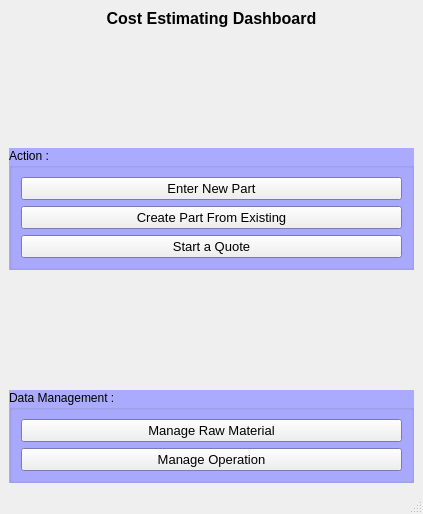
<?xml version="1.0" encoding="UTF-8"?>
<ui version="4.0">
 <class>MainWindow</class>
 <widget class="QMainWindow" name="MainWindow">
  <property name="windowModality">
   <enum>Qt::NonModal</enum>
  </property>
  <property name="geometry">
   <rect>
    <x>0</x>
    <y>0</y>
    <width>423</width>
    <height>514</height>
   </rect>
  </property>
  <property name="windowTitle">
   <string>MSA Cost Estimating System</string>
  </property>
  <property name="windowIcon">
   <iconset>
    <normaloff>../104248221.jpg</normaloff>../104248221.jpg</iconset>
  </property>
  <property name="styleSheet">
   <string notr="true"/>
  </property>
  <property name="tabShape">
   <enum>QTabWidget::Rounded</enum>
  </property>
  <widget class="QWidget" name="centralwidget">
   <layout class="QVBoxLayout" name="verticalLayout_3">
    <item>
     <widget class="QLabel" name="label">
      <property name="sizePolicy">
       <sizepolicy hsizetype="Preferred" vsizetype="Preferred">
        <horstretch>0</horstretch>
        <verstretch>0</verstretch>
       </sizepolicy>
      </property>
      <property name="font">
       <font>
        <pointsize>12</pointsize>
        <weight>75</weight>
        <italic>false</italic>
        <bold>true</bold>
        <underline>false</underline>
        <strikeout>false</strikeout>
        <kerning>true</kerning>
       </font>
      </property>
      <property name="styleSheet">
       <string notr="true"/>
      </property>
      <property name="text">
       <string>Cost Estimating Dashboard</string>
      </property>
      <property name="textFormat">
       <enum>Qt::AutoText</enum>
      </property>
      <property name="scaledContents">
       <bool>false</bool>
      </property>
      <property name="alignment">
       <set>Qt::AlignCenter</set>
      </property>
      <property name="wordWrap">
       <bool>false</bool>
      </property>
     </widget>
    </item>
    <item>
     <spacer name="verticalSpacer">
      <property name="orientation">
       <enum>Qt::Vertical</enum>
      </property>
      <property name="sizeHint" stdset="0">
       <size>
        <width>20</width>
        <height>11</height>
       </size>
      </property>
     </spacer>
    </item>
    <item>
     <widget class="QGroupBox" name="groupBox">
      <property name="palette">
       <palette>
        <active>
         <colorrole role="Light">
          <brush brushstyle="SolidPattern">
           <color alpha="255">
            <red>255</red>
            <green>255</green>
            <blue>255</blue>
           </color>
          </brush>
         </colorrole>
         <colorrole role="Base">
          <brush brushstyle="SolidPattern">
           <color alpha="255">
            <red>255</red>
            <green>255</green>
            <blue>255</blue>
           </color>
          </brush>
         </colorrole>
         <colorrole role="Window">
          <brush brushstyle="SolidPattern">
           <color alpha="255">
            <red>170</red>
            <green>170</green>
            <blue>255</blue>
           </color>
          </brush>
         </colorrole>
        </active>
        <inactive>
         <colorrole role="Light">
          <brush brushstyle="SolidPattern">
           <color alpha="255">
            <red>255</red>
            <green>255</green>
            <blue>255</blue>
           </color>
          </brush>
         </colorrole>
         <colorrole role="Base">
          <brush brushstyle="SolidPattern">
           <color alpha="255">
            <red>255</red>
            <green>255</green>
            <blue>255</blue>
           </color>
          </brush>
         </colorrole>
         <colorrole role="Window">
          <brush brushstyle="SolidPattern">
           <color alpha="255">
            <red>170</red>
            <green>170</green>
            <blue>255</blue>
           </color>
          </brush>
         </colorrole>
        </inactive>
        <disabled>
         <colorrole role="Light">
          <brush brushstyle="SolidPattern">
           <color alpha="255">
            <red>255</red>
            <green>255</green>
            <blue>255</blue>
           </color>
          </brush>
         </colorrole>
         <colorrole role="Base">
          <brush brushstyle="SolidPattern">
           <color alpha="255">
            <red>170</red>
            <green>170</green>
            <blue>255</blue>
           </color>
          </brush>
         </colorrole>
         <colorrole role="Window">
          <brush brushstyle="SolidPattern">
           <color alpha="255">
            <red>170</red>
            <green>170</green>
            <blue>255</blue>
           </color>
          </brush>
         </colorrole>
        </disabled>
       </palette>
      </property>
      <property name="font">
       <font>
        <pointsize>9</pointsize>
       </font>
      </property>
      <property name="autoFillBackground">
       <bool>true</bool>
      </property>
      <property name="styleSheet">
       <string notr="true"/>
      </property>
      <property name="title">
       <string>Action :</string>
      </property>
      <layout class="QVBoxLayout" name="verticalLayout">
       <item>
        <widget class="QPushButton" name="PB_NewPart">
         <property name="sizePolicy">
          <sizepolicy hsizetype="Minimum" vsizetype="Minimum">
           <horstretch>0</horstretch>
           <verstretch>0</verstretch>
          </sizepolicy>
         </property>
         <property name="font">
          <font>
           <pointsize>10</pointsize>
          </font>
         </property>
         <property name="focusPolicy">
          <enum>Qt::StrongFocus</enum>
         </property>
         <property name="styleSheet">
          <string notr="true"/>
         </property>
         <property name="text">
          <string>Enter New Part</string>
         </property>
         <property name="shortcut">
          <string>F1</string>
         </property>
         <property name="checkable">
          <bool>false</bool>
         </property>
         <property name="autoDefault">
          <bool>false</bool>
         </property>
         <property name="default">
          <bool>false</bool>
         </property>
         <property name="flat">
          <bool>false</bool>
         </property>
        </widget>
       </item>
       <item>
        <widget class="QPushButton" name="PB_CreateFrom">
         <property name="font">
          <font>
           <pointsize>10</pointsize>
          </font>
         </property>
         <property name="styleSheet">
          <string notr="true"/>
         </property>
         <property name="text">
          <string>Create Part From Existing</string>
         </property>
         <property name="shortcut">
          <string>F2</string>
         </property>
        </widget>
       </item>
       <item>
        <widget class="QPushButton" name="PB_StartQuote">
         <property name="font">
          <font>
           <pointsize>10</pointsize>
          </font>
         </property>
         <property name="text">
          <string>Start a Quote</string>
         </property>
        </widget>
       </item>
      </layout>
     </widget>
    </item>
    <item>
     <spacer name="verticalSpacer_2">
      <property name="orientation">
       <enum>Qt::Vertical</enum>
      </property>
      <property name="sizeHint" stdset="0">
       <size>
        <width>20</width>
        <height>11</height>
       </size>
      </property>
     </spacer>
    </item>
    <item>
     <widget class="QGroupBox" name="groupBox_2">
      <property name="palette">
       <palette>
        <active>
         <colorrole role="Base">
          <brush brushstyle="SolidPattern">
           <color alpha="255">
            <red>255</red>
            <green>255</green>
            <blue>255</blue>
           </color>
          </brush>
         </colorrole>
         <colorrole role="Window">
          <brush brushstyle="SolidPattern">
           <color alpha="255">
            <red>170</red>
            <green>170</green>
            <blue>255</blue>
           </color>
          </brush>
         </colorrole>
        </active>
        <inactive>
         <colorrole role="Base">
          <brush brushstyle="SolidPattern">
           <color alpha="255">
            <red>255</red>
            <green>255</green>
            <blue>255</blue>
           </color>
          </brush>
         </colorrole>
         <colorrole role="Window">
          <brush brushstyle="SolidPattern">
           <color alpha="255">
            <red>170</red>
            <green>170</green>
            <blue>255</blue>
           </color>
          </brush>
         </colorrole>
        </inactive>
        <disabled>
         <colorrole role="Base">
          <brush brushstyle="SolidPattern">
           <color alpha="255">
            <red>170</red>
            <green>170</green>
            <blue>255</blue>
           </color>
          </brush>
         </colorrole>
         <colorrole role="Window">
          <brush brushstyle="SolidPattern">
           <color alpha="255">
            <red>170</red>
            <green>170</green>
            <blue>255</blue>
           </color>
          </brush>
         </colorrole>
        </disabled>
       </palette>
      </property>
      <property name="font">
       <font>
        <pointsize>9</pointsize>
       </font>
      </property>
      <property name="autoFillBackground">
       <bool>true</bool>
      </property>
      <property name="styleSheet">
       <string notr="true"/>
      </property>
      <property name="title">
       <string>Data Management :</string>
      </property>
      <property name="flat">
       <bool>true</bool>
      </property>
      <layout class="QVBoxLayout" name="verticalLayout_2">
       <item>
        <widget class="QPushButton" name="PB_RawMat">
         <property name="font">
          <font>
           <pointsize>10</pointsize>
          </font>
         </property>
         <property name="styleSheet">
          <string notr="true"/>
         </property>
         <property name="text">
          <string>Manage Raw Material</string>
         </property>
         <property name="shortcut">
          <string>F4</string>
         </property>
        </widget>
       </item>
       <item>
        <widget class="QPushButton" name="PB_Op">
         <property name="font">
          <font>
           <pointsize>10</pointsize>
          </font>
         </property>
         <property name="styleSheet">
          <string notr="true"/>
         </property>
         <property name="text">
          <string>Manage Operation</string>
         </property>
         <property name="shortcut">
          <string>F5</string>
         </property>
        </widget>
       </item>
      </layout>
     </widget>
    </item>
   </layout>
  </widget>
  <widget class="QMenuBar" name="menubar">
   <property name="geometry">
    <rect>
     <x>0</x>
     <y>0</y>
     <width>423</width>
     <height>31</height>
    </rect>
   </property>
  </widget>
  <widget class="QStatusBar" name="statusbar"/>
 </widget>
 <resources/>
 <connections/>
</ui>
